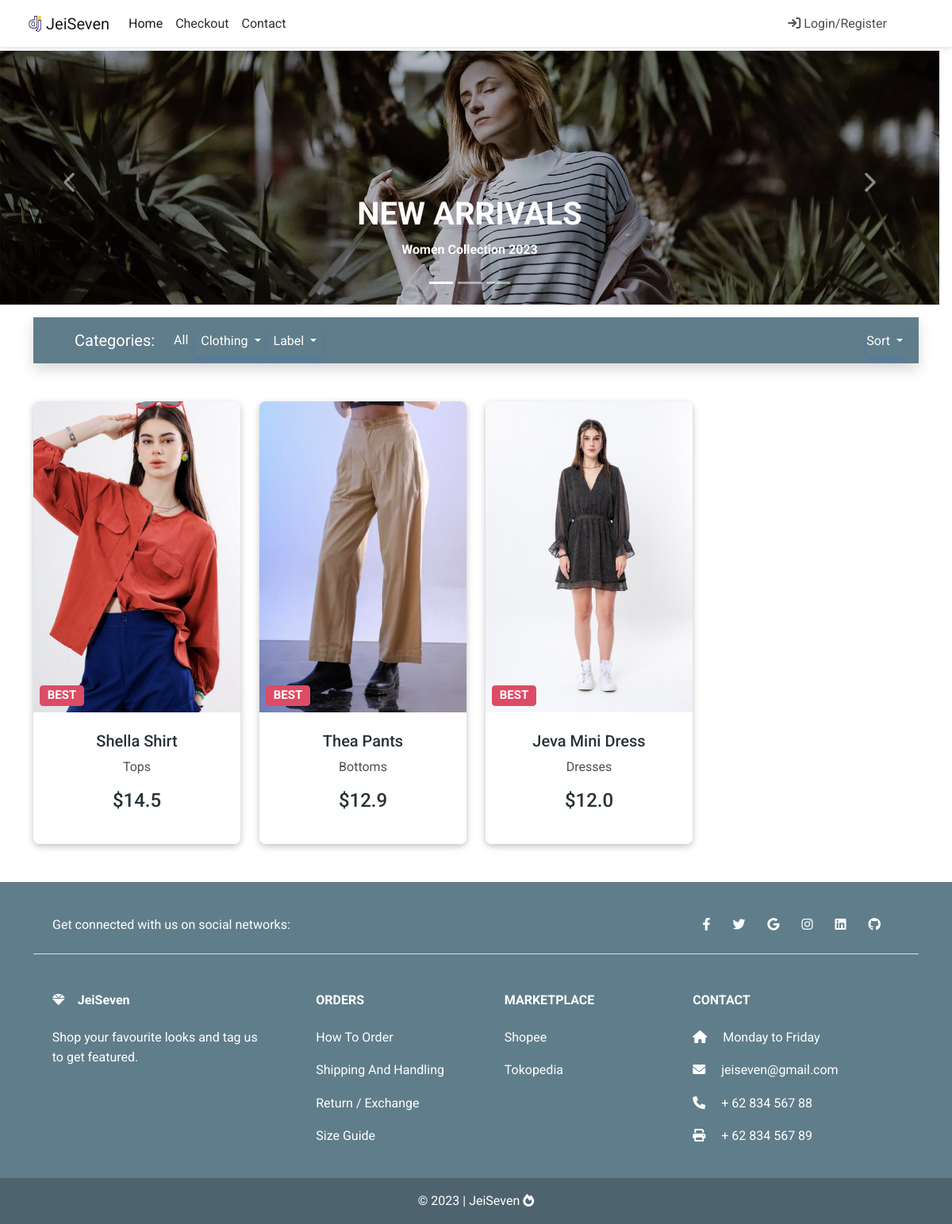
The app's page /best/ with its own data.
### toko/models.py (models this page shows, shortened)
class ProdukItem(models.Model):
    nama_produk = models.CharField(max_length=100)
    harga = models.FloatField()
    harga_diskon = models.FloatField(blank=True, null=True)
    slug = models.SlugField(unique=True)
    deskripsi = models.TextField()
    gambar = models.ImageField(upload_to='product_pics')
    label = models.CharField(choices=PILIHAN_LABEL, max_length=4)
    kategori = models.CharField(choices=PILIHAN_KATEGORI, max_length=2)
    def get_absolute_url(self):
        return reverse("toko:produk-detail", kwargs={
            "slug": self.slug
            })

### toko/views.py (the view)
# urls.py: path('best/',views.BestListView.as_view(), name='best'),
class BestListView(generic.ListView):
    template_name = 'best.html'
    queryset = ProdukItem.objects.filter(label='BEST')
    paginate_by = False

### ecomm/templates/best.html (shortened to what this page needs)
{% extends 'base.html' %}
{% block content %}
{% include 'carousel.html' %}
<main>
    <div class="container">
        <nav class="navbar navbar-expand-lg navbar-dark mt-3 mb-5 shadow p-2" style="background-color: #607D8B">
            <div class="container-fluid">
                <a class="navbar-brand" href="#">Categories:</a>
                <div class="collapse navbar-collapse" id="navbarSupportedContent2">
                    <ul class="navbar-nav me-auto mb-2 mb-lg-0">
                        <li class="nav-item active">
                            <a class="nav-link text-white" href="{% url 'toko:products' %}">All</a>
                        </li>
                        <li class="nav-item">
                          <div class="dropdown">
                            <button
                              class="btn btn-primary dropdown-toggle nav-link text-white text-capitalize"
                              style="background-color: #607D8B"
                              type="button"
                              id="dropdownMenuButton"
                              data-mdb-toggle="dropdown"
                              aria-expanded="false"
                            >
                              Clothing
                            </button>
                          </div>
                        </li>
                        <li class="nav-item">
                          <div class="dropdown">
                            <button
                              class="btn btn-primary dropdown-toggle nav-link text-white text-capitalize"
                              style="background-color: #607D8B"
                              type="button"
                              id="dropdownMenuButton"
                              data-mdb-toggle="dropdown"
                              aria-expanded="false"
                            >
                              Label
                            </button>
                          </div>
                        </li>
                    </ul>
                    <div class="dropdown">
                      <button
                        class="btn btn-primary dropdown-toggle nav-link text-white text-capitalize"
                        style="background-color: #607d8b"
                        type="button"
                        id="dropdownMenuButton"
                        data-mdb-toggle="dropdown"
                        aria-expanded="false"
                      >
                        Sort
                      </button>
                    </div>
                </div>
            </div>
        </nav>
        <section>
            <div class="text-center">
              <div class="row">
                {% for pItem in object_list %}
                <div class="col-lg-3 col-md-6 mb-4">
                  <div class="card">
                    <div class="bg-image hover-zoom ripple ripple-surface ripple-surface-light"
                      data-mdb-ripple-color="light">
                      <img src="{{ pItem.gambar.url }}"
                        class="w-100" />
                      <a href="{{ pItem.get_absolute_url }}">
                        <div class="mask">
                          <div class="d-flex justify-content-start align-items-end h-100">
                            <h5><span class="badge bg-{{ pItem.get_label_display }} ms-2">{{ pItem.label }}</span></h5>
                          </div>
                        </div>
                      </a>
                    </div>
                    <div class="card-body">
                      <a href="{{ pItem.get_absolute_url }}" class="text-reset">
                        <h5 class="card-title mb-2">{{ pItem.nama_produk }}</h5>
                      </a>
                      <a href="" class="text-reset ">
                        <p>{{ pItem.get_kategori_display }}</p>
                      </a>
                      <h6 class="mb-3 price">${% if pItem.harga_diskon %}{{ pItem.harga_diskon }}{% else %}{{ pItem.harga }}{% endif %}</h6>
                    </div>
                  </div>
                </div>
                {% empty %}
                  <p>Data Produk belum tersedia</p>
                {% endfor %}
              </div>
            </div>
          </section>
    </div>
</main>
{% endblock content %}

### static/css/custom.css (style rules this page uses)
.card { box-shadow: rgba(0, 0, 0, 0.24) 0px 3px 8px; }
.price { color: #263238; font-size: 24px; }
.card-title { color:#263238 }

### records on screen
ProdukItem: gambar (picture), label "BEST", nama_produk "Shella Shirt", kategori "Tops", harga "14.5"
ProdukItem: gambar (picture), label "BEST", nama_produk "Thea Pants", kategori "Bottoms", harga_diskon "12.9"
ProdukItem: gambar (picture), label "BEST", nama_produk "Jeva Mini Dress", kategori "Dresses", harga_diskon "12.0"
